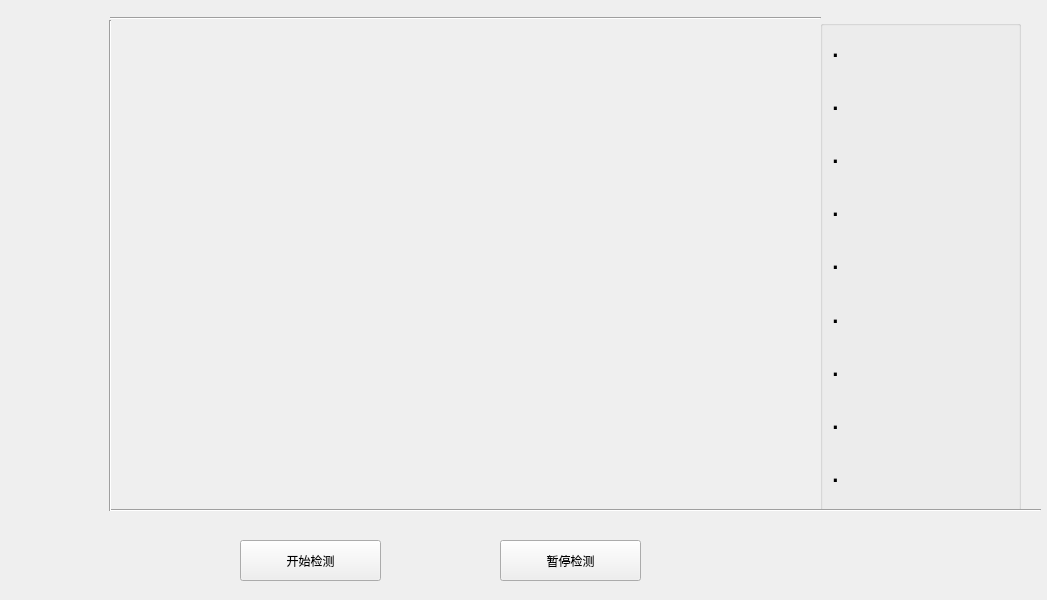
<?xml version="1.0" encoding="UTF-8"?>
<ui version="4.0">
 <class>Form</class>
 <widget class="QWidget" name="Form">
  <property name="geometry">
   <rect>
    <x>0</x>
    <y>0</y>
    <width>1047</width>
    <height>600</height>
   </rect>
  </property>
  <property name="windowTitle">
   <string>Form</string>
  </property>
  <widget class="QLabel" name="label">
   <property name="geometry">
    <rect>
     <x>120</x>
     <y>30</y>
     <width>681</width>
     <height>471</height>
    </rect>
   </property>
   <property name="text">
    <string/>
   </property>
  </widget>
  <widget class="QPushButton" name="startDetectionBtn">
   <property name="geometry">
    <rect>
     <x>240</x>
     <y>540</y>
     <width>141</width>
     <height>41</height>
    </rect>
   </property>
   <property name="text">
    <string>开始检测</string>
   </property>
  </widget>
  <widget class="QPushButton" name="stopDetectionBtn">
   <property name="geometry">
    <rect>
     <x>500</x>
     <y>540</y>
     <width>141</width>
     <height>41</height>
    </rect>
   </property>
   <property name="text">
    <string>暂停检测</string>
   </property>
  </widget>
  <widget class="QGroupBox" name="groupBox">
   <property name="geometry">
    <rect>
     <x>820</x>
     <y>20</y>
     <width>201</width>
     <height>491</height>
    </rect>
   </property>
   <property name="title">
    <string/>
   </property>
   <widget class="QWidget" name="gridLayoutWidget">
    <property name="geometry">
     <rect>
      <x>10</x>
      <y>10</y>
      <width>181</width>
      <height>472</height>
     </rect>
    </property>
    <layout class="QGridLayout" name="gridLayout">
     <item row="1" column="0">
      <widget class="QLabel" name="point02">
       <property name="text">
        <string>&lt;html&gt;&lt;head/&gt;&lt;body&gt;&lt;p&gt;&lt;span style=&quot; font-size:24pt;&quot;&gt;·&lt;/span&gt;&lt;/p&gt;&lt;/body&gt;&lt;/html&gt;</string>
       </property>
      </widget>
     </item>
     <item row="3" column="0">
      <widget class="QLabel" name="point04">
       <property name="text">
        <string>&lt;html&gt;&lt;head/&gt;&lt;body&gt;&lt;p&gt;&lt;span style=&quot; font-size:24pt;&quot;&gt;·&lt;/span&gt;&lt;/p&gt;&lt;/body&gt;&lt;/html&gt;</string>
       </property>
      </widget>
     </item>
     <item row="5" column="0">
      <widget class="QLabel" name="point06">
       <property name="text">
        <string>&lt;html&gt;&lt;head/&gt;&lt;body&gt;&lt;p&gt;&lt;span style=&quot; font-size:24pt;&quot;&gt;·&lt;/span&gt;&lt;/p&gt;&lt;/body&gt;&lt;/html&gt;</string>
       </property>
      </widget>
     </item>
     <item row="4" column="0">
      <widget class="QLabel" name="point05">
       <property name="text">
        <string>&lt;html&gt;&lt;head/&gt;&lt;body&gt;&lt;p&gt;&lt;span style=&quot; font-size:24pt;&quot;&gt;·&lt;/span&gt;&lt;/p&gt;&lt;/body&gt;&lt;/html&gt;</string>
       </property>
      </widget>
     </item>
     <item row="7" column="0">
      <widget class="QLabel" name="point08">
       <property name="text">
        <string>&lt;html&gt;&lt;head/&gt;&lt;body&gt;&lt;p&gt;&lt;span style=&quot; font-size:24pt;&quot;&gt;·&lt;/span&gt;&lt;/p&gt;&lt;/body&gt;&lt;/html&gt;</string>
       </property>
      </widget>
     </item>
     <item row="0" column="1">
      <widget class="QLabel" name="error_msg">
       <property name="text">
        <string/>
       </property>
      </widget>
     </item>
     <item row="2" column="0">
      <widget class="QLabel" name="point03">
       <property name="text">
        <string>&lt;html&gt;&lt;head/&gt;&lt;body&gt;&lt;p&gt;&lt;span style=&quot; font-size:24pt;&quot;&gt;·&lt;/span&gt;&lt;/p&gt;&lt;/body&gt;&lt;/html&gt;</string>
       </property>
      </widget>
     </item>
     <item row="6" column="0">
      <widget class="QLabel" name="point07">
       <property name="text">
        <string>&lt;html&gt;&lt;head/&gt;&lt;body&gt;&lt;p&gt;&lt;span style=&quot; font-size:24pt;&quot;&gt;·&lt;/span&gt;&lt;/p&gt;&lt;/body&gt;&lt;/html&gt;</string>
       </property>
      </widget>
     </item>
     <item row="0" column="0">
      <widget class="QLabel" name="point01">
       <property name="text">
        <string>&lt;html&gt;&lt;head/&gt;&lt;body&gt;&lt;p&gt;&lt;span style=&quot; font-size:24pt;&quot;&gt;·&lt;/span&gt;&lt;/p&gt;&lt;/body&gt;&lt;/html&gt;</string>
       </property>
      </widget>
     </item>
     <item row="8" column="0">
      <widget class="QLabel" name="point09">
       <property name="text">
        <string>&lt;html&gt;&lt;head/&gt;&lt;body&gt;&lt;p&gt;&lt;span style=&quot; font-size:24pt;&quot;&gt;·&lt;/span&gt;&lt;/p&gt;&lt;/body&gt;&lt;/html&gt;</string>
       </property>
      </widget>
     </item>
     <item row="1" column="1">
      <widget class="QLabel" name="location">
       <property name="text">
        <string/>
       </property>
      </widget>
     </item>
     <item row="2" column="1">
      <widget class="QLabel" name="gender">
       <property name="text">
        <string/>
       </property>
      </widget>
     </item>
     <item row="3" column="1">
      <widget class="QLabel" name="age">
       <property name="text">
        <string/>
       </property>
      </widget>
     </item>
     <item row="4" column="1">
      <widget class="QLabel" name="emotion">
       <property name="text">
        <string/>
       </property>
      </widget>
     </item>
     <item row="5" column="1">
      <widget class="QLabel" name="face_shape">
       <property name="text">
        <string/>
       </property>
      </widget>
     </item>
     <item row="6" column="1">
      <widget class="QLabel" name="expression">
       <property name="text">
        <string/>
       </property>
      </widget>
     </item>
     <item row="7" column="1">
      <widget class="QLabel" name="glasses">
       <property name="text">
        <string/>
       </property>
      </widget>
     </item>
     <item row="8" column="1">
      <widget class="QLabel" name="beauty">
       <property name="text">
        <string/>
       </property>
      </widget>
     </item>
    </layout>
   </widget>
  </widget>
  <widget class="Line" name="line">
   <property name="geometry">
    <rect>
     <x>110</x>
     <y>500</y>
     <width>931</width>
     <height>20</height>
    </rect>
   </property>
   <property name="orientation">
    <enum>Qt::Horizontal</enum>
   </property>
  </widget>
  <widget class="Line" name="line_2">
   <property name="geometry">
    <rect>
     <x>100</x>
     <y>20</y>
     <width>20</width>
     <height>491</height>
    </rect>
   </property>
   <property name="orientation">
    <enum>Qt::Vertical</enum>
   </property>
  </widget>
  <widget class="Line" name="line_3">
   <property name="geometry">
    <rect>
     <x>110</x>
     <y>10</y>
     <width>711</width>
     <height>16</height>
    </rect>
   </property>
   <property name="orientation">
    <enum>Qt::Horizontal</enum>
   </property>
  </widget>
 </widget>
 <resources/>
 <connections/>
</ui>
